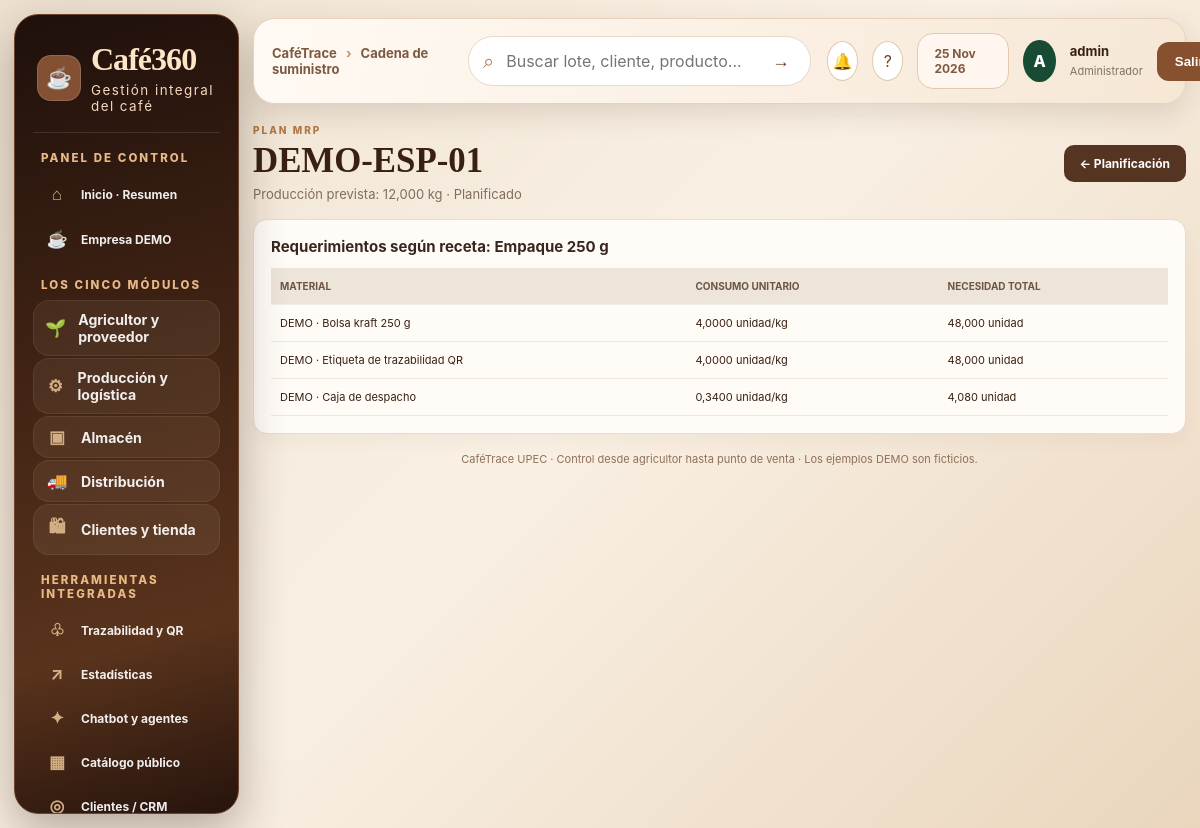
/mrp/plan/1/ (signed in), run on the app's committed database.
### cadena/models.py (models this page shows, shortened)
class PlanProduccion(models.Model):
    lote=models.ForeignKey(Lote,on_delete=models.PROTECT,related_name='planes_mrp')
    receta=models.CharField(max_length=140,default='Empaque café')
    cantidad_objetivo_kg=models.DecimalField(max_digits=12,decimal_places=3)
    fecha_programada=models.DateField(default=timezone.localdate)
    estado=models.CharField(max_length=20,choices=[('Planificado','Planificado'),('En proceso','En proceso'),('Finalizado','Finalizado')],default='Planificado')
    responsable=models.CharField(max_length=120,blank=True)
    es_demo=models.BooleanField(default=False)

class RecetaMaterial(models.Model):
    nombre=models.CharField(max_length=140)
    material=models.ForeignKey(Material,on_delete=models.PROTECT)
    cantidad_por_kg=models.DecimalField(max_digits=12,decimal_places=4)

class Material(models.Model):
    codigo=models.CharField(max_length=30,unique=True)
    nombre=models.CharField(max_length=140)
    unidad=models.CharField(max_length=15,choices=[('kg','kg'),('unidad','unidad'),('litro','litro')],default='unidad')
    stock_minimo=models.DecimalField(max_digits=12,decimal_places=3,default=0)
    plazo_reposicion_dias=models.PositiveIntegerField(default=3)
    es_demo=models.BooleanField(default=False)

### trazabilidad/models.py (models this page shows, shortened)
class Lote(models.Model):
    METODOS = [
        ("Lavado", "Lavado"),
        ("Honey", "Honey"),
        ("Natural", "Natural"),
        ("Anaeróbico", "Anaeróbico"),
    ]
    ESTADOS = [
        ("En proceso", "En proceso"),
        ("Aprobado", "Aprobado"),
        ("Rechazado", "Rechazado"),
    ]
    codigo = models.CharField(max_length=30, unique=True, editable=False)
    productor = models.ForeignKey(Productor, on_delete=models.PROTECT, related_name="lotes")
    finca = models.ForeignKey(Finca, on_delete=models.PROTECT, related_name="lotes")
    variedad = models.CharField(max_length=100)
    fecha_cosecha = models.DateField()
    cantidad_kg = models.DecimalField(max_digits=10, decimal_places=2)
    metodo_proceso = models.CharField(max_length=30, choices=METODOS, default="Lavado")
    fecha_ingreso = models.DateField(default=timezone.now)
    humedad = models.DecimalField(max_digits=5, decimal_places=2, null=True, blank=True)
    temperatura_secado = models.DecimalField(max_digits=5, decimal_places=2, null=True, blank=True)
    tiempo_fermentacion_horas = models.DecimalField(max_digits=6, decimal_places=2, null=True, blank=True)
    estado = models.CharField(max_length=30, choices=ESTADOS, default="En proceso")
    notas = models.TextField(blank=True)
    creado = models.DateTimeField(auto_now_add=True)
    class Meta:
        ordering = ["-creado"]

### cadena/views.py (the view)
# urls.py: path('mrp/plan/<int:pk>/',views.mrp_detalle,name='cadena_mrp_detalle'),
@login_required
def mrp_detalle(request,pk):
    if not access(request,{'Bodega','Producción','Control de calidad'}):return HttpResponseForbidden('Sin autorización')
    plan=get_object_or_404(PlanProduccion.objects.select_related('lote'),pk=pk)
    items=[{'r':r,'necesidad':r.cantidad_por_kg*plan.cantidad_objetivo_kg} for r in RecetaMaterial.objects.select_related('material').filter(nombre=plan.receta)]
    return render(request,'cadena/plan.html',{'plan':plan,'items':items})

### cadena/views.py (called while the page is built)
def access(request,allowed):
    if request.user.is_superuser: return True
    grupos=roles_for(request.user)
    dedicados={'Producción','Almacén','Distribución','Tienda'}
    if grupos & dedicados:
        return bool((grupos & dedicados) & set(allowed))
    return bool(grupos & set(allowed))

### trazabilidad/permissions.py (called while the page is built)
def roles_for(user):
    if not user.is_authenticated:
        return set()
    if user.is_superuser:
        return set(ROLE_NAMES)
    return set(user.groups.filter(name__in=ROLE_NAMES).values_list("name", flat=True))

### templates/cadena/plan.html
{% extends 'base.html' %}{% block content %}<div class="mrp-page-top"><div><div class="mrp-eyebrow">PLAN MRP</div><h1>{{ plan.lote.codigo }}</h1><p>Producción prevista: {{ plan.cantidad_objetivo_kg }} kg · {{ plan.estado }}</p></div><a href="{% url 'cadena_mrp' %}" class="mrp-btn dark">← Planificación</a></div><section class="mrp-panel"><div class="mrp-panel-title"><h3>Requerimientos según receta: {{ plan.receta }}</h3></div><table class="mrp-table"><thead><tr><th>Material</th><th>Consumo unitario</th><th>Necesidad total</th></tr></thead><tbody>{% for x in items %}<tr><td>{{ x.r.material.nombre }}</td><td>{{ x.r.cantidad_por_kg }} {{ x.r.material.unidad }}/kg</td><td>{{ x.necesidad|floatformat:3 }} {{ x.r.material.unidad }}</td></tr>{% empty %}<tr><td colspan="3">No existe una receta con este nombre. Regístrala en producción.</td></tr>{% endfor %}</tbody></table></section>{% endblock %}

### templates/base.html (shortened to what this page needs)
{% load static %}
<!DOCTYPE html><html lang="es"><head><meta charset="utf-8"><meta name="viewport" content="width=device-width,initial-scale=1"><title>{% block title %}CaféTrace · Cadena del café{% endblock %}</title>
<link rel="stylesheet" href="{% static 'css/style.css' %}"><link rel="stylesheet" href="{% static 'css/dashboard-pro.css' %}"><link rel="stylesheet" href="{% static 'css/cadena-2026.css' %}"><link rel="stylesheet" href="{% static 'css/cafe-experiencia.css' %}"><link rel="stylesheet" href="{% static 'css/tienda-premium.css' %}"><link rel="stylesheet" href="{% static 'css/cafe360-ui.css' %}">{% block extra_head %}{% endblock %}</head>
<body class="mrp-app {% if user.is_superuser %}mrp-admin{% else %}mrp-operator{% endif %}"><div class="mrp-shell">
{% if user.is_superuser %}<aside id="mrp-sidebar" class="mrp-sidebar"><a href="{% url 'inicio' %}" class="mrp-brand"><span class="mrp-brandicon">☕</span><span><strong>Café360</strong><small>Gestión integral del café</small></span></a>
<div class="mrp-side-title">PANEL DE CONTROL</div>
<a class="mrp-menu-link" href="{% url 'inicio' %}"><span>⌂</span> Inicio · Resumen</a>
<a class="mrp-menu-link" href="{% url 'cadena_empresa_demo' %}"><span>☕</span> Empresa DEMO</a>
<div class="mrp-side-title">LOS CINCO MÓDULOS</div>
<a class="mrp-menu-link c360-primary-module" href="{% url 'cadena_area' 'proveedor' %}"><span>🌱</span> Agricultor y proveedor</a>
<a class="mrp-menu-link c360-primary-module" href="{% url 'cadena_area' 'produccion' %}"><span>⚙</span> Producción y logística</a>
<a class="mrp-menu-link c360-primary-module" href="{% url 'cadena_area' 'almacen' %}"><span>▣</span> Almacén</a>
<a class="mrp-menu-link c360-primary-module" href="{% url 'cadena_area' 'distribucion' %}"><span>🚚</span> Distribución</a>
<a class="mrp-menu-link c360-primary-module" href="{% url 'cadena_area' 'tienda' %}"><span>🛍</span> Clientes y tienda</a>
<div class="mrp-side-title">HERRAMIENTAS INTEGRADAS</div>
<a class="mrp-menu-link" href="{% url 'lista_lotes' %}"><span>♧</span> Trazabilidad y QR</a>
<a class="mrp-menu-link" href="{% url 'cadena_estadisticas' %}"><span>↗</span> Estadísticas</a>
<a class="mrp-menu-link" href="{% url 'cadena_herramientas' %}"><span>✦</span> Chatbot y agentes</a>
<a class="mrp-menu-link" href="{% url 'catalogo_publico' %}"><span>▦</span> Catálogo público</a>
<a class="mrp-menu-link" href="{% url 'cadena_puntos' %}"><span>◎</span> Clientes / CRM</a>
<div class="mrp-sidebar-bottom"><span>●</span> Aplicativo conectado a una empresa simulada<br><small>Catálogo, QR, analítica, trazabilidad y áreas operativas integradas.</small></div></aside>{% endif %}
<div class="mrp-main"><header class="mrp-topbar">{% if user.is_superuser %}<button class="mrp-mobile" type="button" onclick="document.getElementById('mrp-sidebar').classList.toggle('mrp-open')" aria-label="Abrir menú">☰</button>{% else %}<a class="operator-brand" href="{% url 'inicio' %}">☕ CaféTrace <span>· Mi área de trabajo</span></a>{% endif %}<div class="mrp-breadcrumb">CaféTrace <span>›</span> {% block breadcrumb %}Cadena de suministro{% endblock %}</div><form class="c360-search" action="{% url 'lista_lotes' %}" method="get"><input type="text" name="q" placeholder="Buscar lote, cliente, producto..."><button type="submit">→</button></form><div class="mrp-top-right"><a class="c360-icon-btn" href="{% url 'alertas' %}" title="Alertas">🔔</a><a class="c360-icon-btn" href="{% url 'cadena_herramientas' %}" title="Asistente">?</a><span class="mrp-top-date">{% now 'd M Y' %}</span><span class="mrp-avatar">{{ user.first_name|default:user.username|first|upper }}</span><span class="mrp-user"><b>{{ user.get_full_name|default:user.username }}</b><small>{% if user.is_superuser %}Administrador{% else %}{% for g in user.groups.all %}{{ g.name }}{% if not forloop.last %} · {% endif %}{% empty %}Operador{% endfor %}{% endif %}</small></span><form method="post" action="{% url 'logout' %}">{% csrf_token %}<button type="submit" class="mrp-exit">Salir</button></form></div></header>
<main class="mrp-content">{% block content %}{% endblock %}</main><footer class="mrp-footer">CaféTrace UPEC · Control desde agricultor hasta punto de venta · Los ejemplos DEMO son ficticios.</footer></div></div>
<script>document.querySelectorAll('.mrp-menu-link').forEach(a=>{if(a.pathname===location.pathname)a.classList.add('is-active')})</script>{% block extra_js %}{% endblock %}</body></html>

### static/css/style.css (style rules this page uses)
* { box-sizing:border-box }
body { margin:0;font-family:Arial,Helvetica,sans-serif;background:#f6f4ef;color:#29251f }
table { width:100%;border-collapse:collapse }
th,td { text-align:left;padding:13px;border-bottom:1px solid #eee;white-space:nowrap }
th { font-size:12px;color:#777;text-transform:uppercase }
footer { text-align:center;padding:30px;color:#777;font-size:13px }
body { background:#f7f5f0;color:#26352c }

### static/css/dashboard-pro.css (style rules this page uses)
:root { --brand:#427f48;--deep:#203a2c;--muted:#7a8880;--line:#e8eee9;--bg:#f8faf8;--card:#fff }
* { box-sizing:border-box }
a { color:inherit }
:root { --brand:#774424;--deep:#331d14;--muted:#8b7769;--line:#eadfd2;--bg:#fbf7f1;--card:#fffdfb }

### static/css/cafe-experiencia.css (style rules this page uses)
html { scroll-behavior:smooth }
.mrp-admin .mrp-content { max-width:1760px }

### data on the page
PlanProduccion: lote.codigo "DEMO-ESP-01", cantidad_objetivo_kg "12,000", estado "Planificado", receta "Empaque 250 g"
RecetaMaterial: r.material.nombre "DEMO · Bolsa kraft 250 g", r.cantidad_por_kg "4,0000", r.material.unidad "unidad", necesidad "48,000"
RecetaMaterial: r.material.nombre "DEMO · Etiqueta de trazabilidad QR", r.cantidad_por_kg "4,0000", r.material.unidad "unidad", necesidad "48,000"
RecetaMaterial: r.material.nombre "DEMO · Caja de despacho", r.cantidad_por_kg "0,3400", r.material.unidad "unidad", necesidad "4,080"

### other printed values
{{ user.first_name|default:user.username|first|upper }} "A"
{{ user.get_full_name|default:user.username }} "admin"
